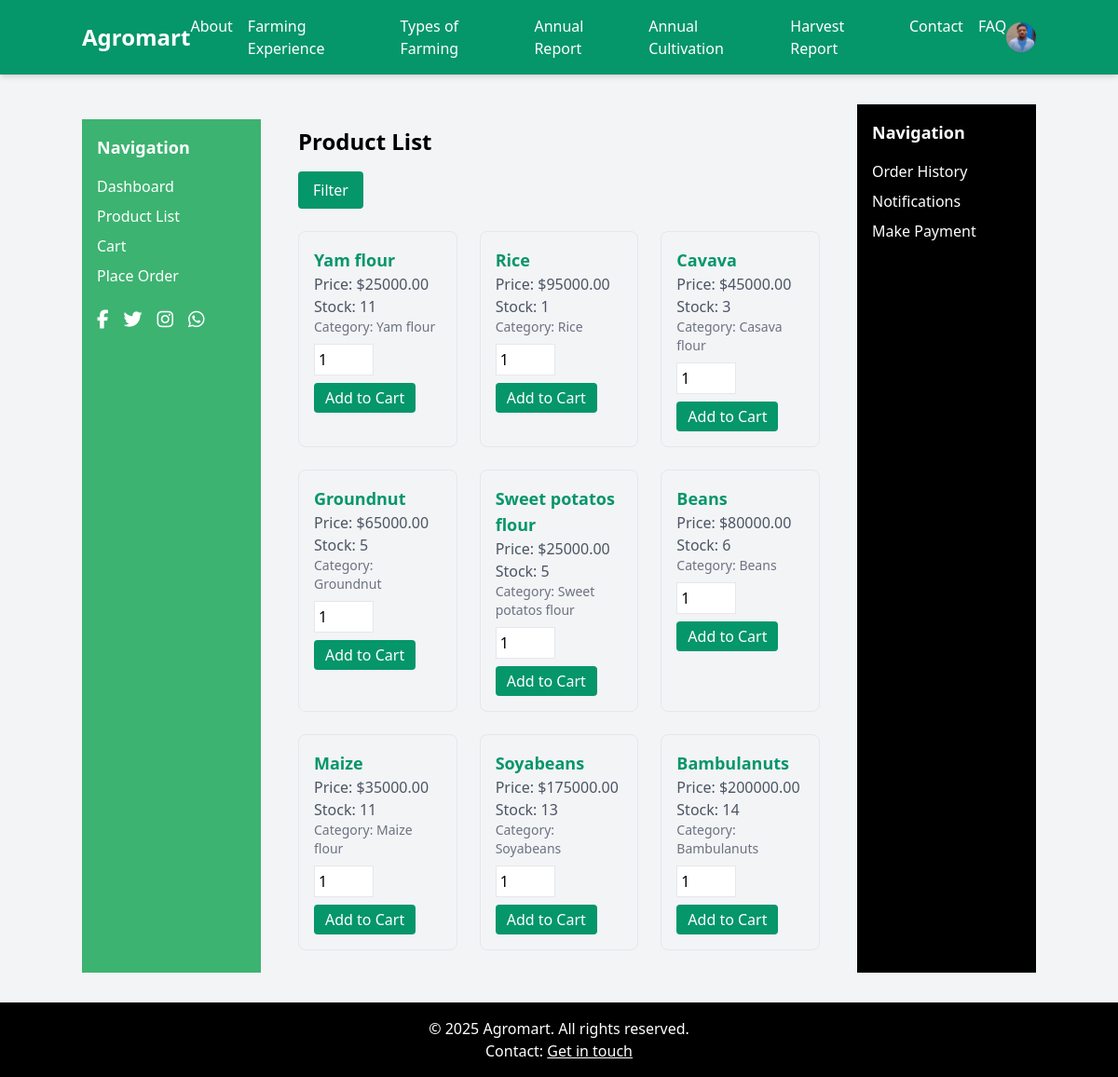
Screenshot of /products/ (signed in) with the database file from the repository.
### store/models.py (models this page shows, shortened)
class UserProfile(models.Model):
    user = models.OneToOneField(User, on_delete=models.CASCADE)
    phone = models.CharField(max_length=20, blank=True)
    address = models.TextField(blank=True)
    city = models.CharField(max_length=100, blank=True)
    country = models.CharField(max_length=100, blank=True)
    postal_code = models.CharField(max_length=20, blank=True)
    profile_picture = models.ImageField(upload_to='profiles/', null=True, blank=True)
    is_verified = models.BooleanField(default=False)
    preferred_currency = models.CharField(max_length=3, default='USD')
    bio = models.TextField(blank=True, null=True)
    created_at = models.DateTimeField(auto_now_add=True)

class Product(models.Model):
    category = models.ForeignKey(Category, on_delete=models.SET_NULL, null=True, related_name='products')
    name = models.CharField(max_length=200)
    description = models.TextField()
    price = models.DecimalField(max_digits=10, decimal_places=2, default=Decimal('0.00'))
    stock = models.PositiveIntegerField()
    image = models.ImageField(upload_to='products/', null=True, blank=True)
    weight = models.DecimalField(max_digits=10, decimal_places=2, null=True, blank=True)
    is_active = models.BooleanField(default=True)
    created_at = models.DateTimeField(auto_now_add=True)
    updated_at = models.DateTimeField(auto_now=True)
    class Meta:
        indexes = [
            models.Index(fields=['name', 'category']),
        ]

class Category(models.Model):
    name = models.CharField(max_length=100, unique=True)
    description = models.TextField(blank=True)
    slug = models.SlugField(max_length=100, unique=True)
    created_at = models.DateTimeField(auto_now_add=True)
    class Meta:
        verbose_name_plural = "Categories"

### store/views.py (the view)
# urls.py: path('products/', ProductListView.as_view(), name='product_list'),
class ProductListView(ListView):
    template_name = 'store/product_list.html'
    context_object_name = 'products'
    paginate_by = 20
    def get_queryset(self):
        return Product.objects.filter(is_active=True).select_related('category')

### store/templates/store/product_list.html (shortened to what this page needs)
{% extends 'store/base.html' %}
{% load static %}
{% block content %}
<div class="max-w-6xl mx-auto p-6">
    <h2 class="text-2xl font-semibold mb-4">Product List</h2>
    <form method="get" class="mb-6 flex space-x-4">
        <button type="submit" class="btn btn-primary bg-green-600 hover:bg-green-700 text-white py-2 px-4 rounded">Filter</button>
    </form>
    <div class="grid grid-cols-1 md:grid-cols-2 lg:grid-cols-3 gap-6">
        {% for product in products %}
            <div class="card border rounded-lg p-4 hover:shadow-lg">
                <h3 class="text-lg font-semibold">
                    <a href="{% url 'product_detail' pk=product.pk %}" class="text-green-600 hover:underline">{{ product.name }}</a>
                </h3>
                <p class="text-gray-600">Price: ${{ product.price|floatformat:2 }}</p>
                <p class="text-gray-600">Stock: {{ product.stock }}</p>
                <p class="text-gray-500 text-sm">Category: {{ product.category.name }}</p>
                {% if user.is_authenticated %}
                    <form method="post" action="{% url 'add_to_cart' pk=product.pk %}" class="mt-2">
                        <input type="number" name="quantity" min="1" max="{{ product.stock }}" value="1" class="border p-1 w-16">
                        <button type="submit" class="btn btn-primary bg-green-600 hover:bg-green-700 text-white py-1 px-3 rounded mt-2">Add to Cart</button>
                    </form>
                {% endif %}
            </div>
        {% empty %}
            <p class="text-center col-span-full">No products available.</p>
        {% endfor %}
    </div>
</div>
{% endblock %}

### store/templates/store/base.html (shortened to what this page needs)
{% load static %}
<!DOCTYPE html>
<html lang="en">
<head>
    <link href="https://cdn.jsdelivr.net/npm/tailwindcss@2.2.19/dist/tailwind.min.css" rel="stylesheet">
    <link href="https://cdnjs.cloudflare.com/ajax/libs/font-awesome/6.4.2/css/all.min.css" rel="stylesheet">
    <link href="{% static 'css/styles.css' %}" rel="stylesheet">
</head>
<body class="bg-gray-100 font-sans flex flex-col min-h-screen">
    <nav class="bg-green-600 text-white p-4 shadow-md">
        <div class="container mx-auto flex items-center justify-between">
            <a href="{% url 'user_dashboard' %}" class="text-2xl font-bold">Agromart</a>
            <div class="flex space-x-4">
                <a href="{% url 'static_page' page='about' %}" class="hover:text-green-200">About</a>
                <a href="{% url 'static_page' page='farming_experience' %}" class="hover:text-green-200">Farming Experience</a>
                <a href="{% url 'static_page' page='types_of_farming' %}" class="hover:text-green-200">Types of Farming</a>
                <a href="{% url 'static_page' page='annual_report' %}" class="hover:text-green-200">Annual Report</a>
                <a href="{% url 'static_page' page='annual_cultivation' %}" class="hover:text-green-200">Annual Cultivation</a>
                <a href="{% url 'static_page' page='harvest_report' %}" class="hover:text-green-200">Harvest Report</a>
                <a href="{% url 'static_page' page='contact' %}" class="hover:text-green-200">Contact</a>
                <a href="{% url 'static_page' page='faq' %}" class="hover:text-green-200">FAQ</a>
            </div>
            <div class="relative group">
                {% if user.is_authenticated %}
                    <a href="{% url 'user_profile' %}">
                        {% if user.userprofile.profile_picture %}
                            <img src="{{ user.userprofile.profile_picture.url }}" alt="Profile" class="w-8 h-8 rounded-full">
                        {% else %}
                            <img src="{% static 'images/default_profile.png' %}" alt="Profile" class="w-8 h-8 rounded-full">
                        {% endif %}
                    </a>
                {% else %}
                    <a href="{% url 'login' %}" class="hover:text-green-200">Login</a>
                    <a href="{% url 'register' %}" class="hover:text-green-200 ml-2">Register</a>
                {% endif %}
            </div>
        </div>
    </nav>
    <div class="flex flex-1 container mx-auto my-8">
        <aside class="left-panel min-w-[200px] w-48 p-4 mt-4">
            <h3 class="text-lg font-semibold mb-4 text-white">Navigation</h3>
            <ul class="space-y-2">
                <li><a href="{% url 'user_dashboard' %}" class="text-white hover:underline">Dashboard</a></li>
                <li><a href="{% url 'product_list' %}" class="text-white hover:underline">Product List</a></li>
                <li><a href="{% url 'cart' %}" class="text-white hover:underline">Cart {% if user.is_authenticated and cart_items > 0 %}({{ cart_items }}){% endif %}</a></li>
                <li><a href="{% url 'order_create' %}" class="text-white hover:underline">Place Order</a></li>
            </ul>
            <div class="mt-6 flex space-x-4 social-icons">
                <a href="#" class="text-white hover:text-gray-200"><i class="fab fa-facebook-f text-xl"></i></a>
                <a href="#" class="text-white hover:text-gray-200"><i class="fab fa-twitter text-xl"></i></a>
                <a href="#" class="text-white hover:text-gray-200"><i class="fab fa-instagram text-xl"></i></a>
                <a href="#" class="text-white hover:text-gray-200"><i class="fab fa-whatsapp text-xl"></i></a>
            </div>
        </aside>
        <main class="flex-1 mx-4 overflow-y-auto max-h-screen">
            {% block content %}
            {% endblock %}
        </main>
        <aside class="right-panel min-w-[200px] w-48 p-4">
            <h3 class="text-lg font-semibold mb-4 text-white">Navigation</h3>
            <ul class="space-y-2">
                <li><a href="{% url 'order_history' %}" class="text-white hover:underline">Order History</a></li>
                <li><a href="{% url 'notifications' %}" class="text-white hover:underline">Notifications {% if user.is_authenticated and notifications.count > 0 %}({{ notifications.count }}){% endif %}</a></li>
                {% if user.is_authenticated %}
                    <li><a href="{% url 'payment' %}" class="text-white hover:underline">Make Payment</a></li>
                {% else %}
                    <li><a href="{% url 'login' %}" class="text-white hover:underline">Login</a></li>
                    <li><a href="{% url 'register' %}" class="text-white hover:underline">Register</a></li>
                {% endif %}
            </ul>
        </aside>
    </div>
    <footer class="bg-black text-white p-4 mt-auto w-full">
        <div class="container mx-auto text-center">
            <p>&copy; {% now "Y" %} Agromart. All rights reserved.</p>
            <p>Contact: <a href="{% url 'static_page' page='contact' %}" class="underline hover:text-green-200">Get in touch</a></p>
        </div>
    </footer>
</body>
</html>

### store/static/css/styles.css (style rules this page uses)
body { font-family: 'Arial', sans-serif; }
.btn { @apply px-4 py-2 rounded transition-colors; }
.btn-primary { @apply bg-green-500 text-white hover:bg-green-700; }
.card { @apply bg-white rounded-lg shadow-md p-4; }
html body div.container aside.left-panel { background-color: #3CB371 !important; @apply rounded-xl shadow-xl min-h-[200px]; }
html body div.container aside.right-panel { background-color: #000000 !important; @apply rounded-xl shadow-xl min-h-[200px]; }
.left-panel ul li a, .right-panel ul li a { @apply block bg-slate-500 text-white py-2 px-3 rounded-md hover:bg-slate-600 transition-colors; }
.left-panel h3, .right-panel h3, .right-panel li.text-sm { @apply text-white; }
.left-panel .social-icons a { @apply text-white hover:text-gray-200; }

### rows the page displays
Product: name "Yam flour", price "25000.00", stock "11", category.name "Yam flour"
Product: name "Rice", price "95000.00", stock "1", category.name "Rice", quantity "1"
Product: name "Cavava", price "45000.00", stock "3", category.name "Casava flour"
Product: name "Groundnut", price "65000.00", stock "5", category.name "Groundnut"
Product: name "Sweet potatos flour", price "25000.00", stock "5", category.name "Sweet potatos flour"
Product: name "Beans", price "80000.00", stock "6", category.name "Beans"
Product: name "Maize", price "35000.00", stock "11", category.name "Maize flour"
Product: name "Soyabeans", price "175000.00", stock "13", category.name "Soyabeans"
Product: name "Bambulanuts", price "200000.00", stock "14", category.name "Bambulanuts"
